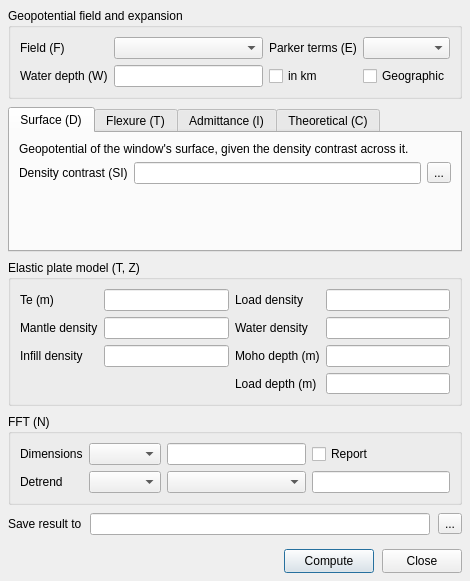
<?xml version="1.0" encoding="UTF-8"?>
<ui version="4.0">
 <class>GravFFTDialog</class>
 <widget class="QDialog" name="GravFFTDialog">
  <property name="geometry">
   <rect>
    <x>0</x>
    <y>0</y>
    <width>470</width>
    <height>580</height>
   </rect>
  </property>
  <property name="windowTitle">
   <string>gravfft</string>
  </property>
  <layout class="QVBoxLayout" name="mainVerticalLayout">
   <property name="spacing">
    <number>8</number>
   </property>
   <property name="margin" stdset="0">
    <number>8</number>
   </property>
   <item>
    <widget class="QGroupBox" name="gb_common">
     <property name="title">
      <string>Geopotential field and expansion</string>
     </property>
     <layout class="QGridLayout" name="gridLayout_common">
      <item row="0" column="0">
       <widget class="QLabel" name="lb_field"><property name="text"><string>Field (F)</string></property></widget>
      </item>
      <item row="0" column="1">
       <widget class="QComboBox" name="cb_field">
        <property name="toolTip"><string>What to compute: free-air anomaly (with or without the slab / zero far-field correction), Bouguer, geoid, vertical gravity gradient or a deflection of the vertical</string></property>
       </widget>
      </item>
      <item row="0" column="2">
       <widget class="QLabel" name="lb_terms"><property name="text"><string>Parker terms (E)</string></property></widget>
      </item>
      <item row="0" column="3">
       <widget class="QComboBox" name="cb_terms">
        <property name="minimumSize"><size><width>60</width><height>0</height></size></property>
        <property name="toolTip"><string>Number of terms of the Parker expansion [3]. Limited to 10.</string></property>
       </widget>
      </item>
      <item row="1" column="0">
       <widget class="QLabel" name="lb_level"><property name="text"><string>Water depth (W)</string></property></widget>
      </item>
      <item row="1" column="1">
       <widget class="QLineEdit" name="edit_level">
        <property name="toolTip"><string>Water depth, or observation level, relative to the topography [0]. Positive.</string></property>
       </widget>
      </item>
      <item row="1" column="2">
       <widget class="QCheckBox" name="chk_levelkm">
        <property name="toolTip"><string>The depth above is in km instead of m</string></property>
        <property name="text"><string>in km</string></property>
       </widget>
      </item>
      <item row="1" column="3">
       <widget class="QCheckBox" name="chk_geog">
        <property name="toolTip"><string>Grid is in degrees: convert to meters with a "Flat Earth" approximation (-fg)</string></property>
        <property name="text"><string>Geographic</string></property>
       </widget>
      </item>
     </layout>
    </widget>
   </item>
   <item>
    <widget class="QTabWidget" name="tabs_mode">
     <property name="currentIndex">
      <number>0</number>
     </property>
     <widget class="QWidget" name="tab_surface">
      <attribute name="title"><string>Surface (D)</string></attribute>
      <layout class="QVBoxLayout" name="verticalLayout_surface">
       <item>
        <widget class="QLabel" name="lb_surface_help">
         <property name="text"><string>Geopotential of the window's surface, given the density contrast across it.</string></property>
         <property name="wordWrap"><bool>true</bool></property>
        </widget>
       </item>
       <item>
        <layout class="QHBoxLayout" name="horizontalLayout_density">
         <item>
          <widget class="QLabel" name="lb_density"><property name="text"><string>Density contrast (SI)</string></property></widget>
         </item>
         <item>
          <widget class="QLineEdit" name="edit_density">
           <property name="toolTip"><string>A constant density contrast in kg/m^3, or a co-registered grid holding a variable one. Double-click to browse for a grid.</string></property>
          </widget>
         </item>
         <item>
          <widget class="QToolButton" name="btn_density">
           <property name="text"><string>...</string></property>
          </widget>
         </item>
        </layout>
       </item>
       <item>
        <spacer name="verticalSpacer_surface">
         <property name="orientation"><enum>Qt::Orientation::Vertical</enum></property>
         <property name="sizeHint" stdset="0"><size><width>20</width><height>10</height></size></property>
        </spacer>
       </item>
      </layout>
     </widget>
     <widget class="QWidget" name="tab_flexure">
      <attribute name="title"><string>Flexure (T)</string></attribute>
      <layout class="QVBoxLayout" name="verticalLayout_flexure">
       <item>
        <widget class="QLabel" name="lb_flexure_help">
         <property name="text"><string>Isostatic compensation of the window's topography on the elastic plate set below.</string></property>
         <property name="wordWrap"><bool>true</bool></property>
        </widget>
       </item>
       <item>
        <widget class="QCheckBox" name="chk_moho">
         <property name="toolTip"><string>Write the Moho's own geopotential effect (T ... +m). Needs the Moho depth.</string></property>
         <property name="text"><string>Moho's geopotential effect (+m)</string></property>
        </widget>
       </item>
       <item>
        <widget class="QCheckBox" name="chk_flextopo">
         <property name="toolTip"><string>Write the flexural topography (the "gravimetric Moho", z positive up) instead of a field (Q)</string></property>
         <property name="text"><string>Flexural topography (Q)</string></property>
        </widget>
       </item>
       <item>
        <widget class="QCheckBox" name="chk_subplate">
         <property name="toolTip"><string>Field due to a subplate load under the current bathymetry (S). Needs both compensation depths; the Parker expansion is restricted to one term.</string></property>
         <property name="text"><string>Subplate load response (S)</string></property>
        </widget>
       </item>
       <item>
        <spacer name="verticalSpacer_flexure">
         <property name="orientation"><enum>Qt::Orientation::Vertical</enum></property>
         <property name="sizeHint" stdset="0"><size><width>20</width><height>10</height></size></property>
        </spacer>
       </item>
      </layout>
     </widget>
     <widget class="QWidget" name="tab_admitt">
      <attribute name="title"><string>Admittance (I)</string></attribute>
      <layout class="QVBoxLayout" name="verticalLayout_admitt">
       <item>
        <layout class="QHBoxLayout" name="horizontalLayout_grid2">
         <item>
          <widget class="QLabel" name="lb_grid2"><property name="text"><string>Gravity/geoid grid</string></property></widget>
         </item>
         <item>
          <widget class="QLineEdit" name="edit_grid2">
           <property name="toolTip"><string>The second grid: gravity or geoid over the SAME region and geometry as this window's grid. Double-click to browse.</string></property>
          </widget>
         </item>
         <item>
          <widget class="QToolButton" name="btn_grid2">
           <property name="text"><string>...</string></property>
          </widget>
         </item>
        </layout>
       </item>
       <item>
        <layout class="QHBoxLayout" name="horizontalLayout_iflags">
         <item>
          <widget class="QCheckBox" name="chk_coherence">
           <property name="toolTip"><string>Compute the coherence instead of the admittance (c)</string></property>
           <property name="text"><string>Coherence</string></property>
          </widget>
         </item>
         <item>
          <widget class="QCheckBox" name="chk_wavelength">
           <property name="toolTip"><string>Write wavelength instead of wavenumber (w)</string></property>
           <property name="text"><string>Wavelength</string></property>
          </widget>
         </item>
         <item>
          <widget class="QCheckBox" name="chk_km">
           <property name="toolTip"><string>Wavelength in km instead of m (k)</string></property>
           <property name="text"><string>in km</string></property>
          </widget>
         </item>
         <item>
          <spacer name="horizontalSpacer_iflags">
           <property name="orientation"><enum>Qt::Orientation::Horizontal</enum></property>
           <property name="sizeHint" stdset="0"><size><width>20</width><height>20</height></size></property>
          </spacer>
         </item>
        </layout>
       </item>
       <item>
        <layout class="QHBoxLayout" name="horizontalLayout_theomodel">
         <item>
          <widget class="QLabel" name="lb_theomodel"><property name="text"><string>Theoretical curve</string></property></widget>
         </item>
         <item>
          <widget class="QComboBox" name="cb_theomodel">
           <property name="toolTip"><string>Add a fourth column with the theoretical admittance of the elastic plate model set below (t = loading from top, b = loading from below). Only for the free-air anomaly or the geoid.</string></property>
          </widget>
         </item>
         <item>
          <spacer name="horizontalSpacer_theomodel">
           <property name="orientation"><enum>Qt::Orientation::Horizontal</enum></property>
           <property name="sizeHint" stdset="0"><size><width>20</width><height>20</height></size></property>
          </spacer>
         </item>
        </layout>
       </item>
      </layout>
     </widget>
     <widget class="QWidget" name="tab_theo">
      <attribute name="title"><string>Theoretical (C)</string></attribute>
      <layout class="QVBoxLayout" name="verticalLayout_theo">
       <item>
        <widget class="QLabel" name="lb_theo_help">
         <property name="text"><string>Only the theoretical admittance curve of the model below — no grid is read.</string></property>
         <property name="wordWrap"><bool>true</bool></property>
        </widget>
       </item>
       <item>
        <layout class="QGridLayout" name="gridLayout_theo">
         <item row="0" column="0">
          <widget class="QLabel" name="lb_cn"><property name="text"><string>Points</string></property></widget>
         </item>
         <item row="0" column="1">
          <widget class="QLineEdit" name="edit_cn">
           <property name="toolTip"><string>Number of points of the curve. Points x wavelength is the profile length in meters.</string></property>
          </widget>
         </item>
         <item row="0" column="2">
          <widget class="QLabel" name="lb_clambda"><property name="text"><string>Wavelength (m)</string></property></widget>
         </item>
         <item row="0" column="3">
          <widget class="QLineEdit" name="edit_clambda">
           <property name="toolTip"><string>Wavelength increment in meters</string></property>
          </widget>
         </item>
         <item row="1" column="0">
          <widget class="QLabel" name="lb_cdepth"><property name="text"><string>Mean depth (m)</string></property></widget>
         </item>
         <item row="1" column="1">
          <widget class="QLineEdit" name="edit_cdepth">
           <property name="toolTip"><string>Mean water depth in meters</string></property>
          </widget>
         </item>
         <item row="1" column="2">
          <widget class="QLabel" name="lb_cmodel"><property name="text"><string>Model</string></property></widget>
         </item>
         <item row="1" column="3">
          <widget class="QComboBox" name="cb_cmodel">
           <property name="toolTip"><string>Loading from top (elastic plate) or loading from below (sub-surface load)</string></property>
          </widget>
         </item>
        </layout>
       </item>
       <item>
        <widget class="QCheckBox" name="chk_cwave">
         <property name="toolTip"><string>Write wavelength instead of frequency (w)</string></property>
         <property name="text"><string>Wavelength instead of frequency</string></property>
        </widget>
       </item>
      </layout>
     </widget>
    </widget>
   </item>
   <item>
    <widget class="QGroupBox" name="gb_plate">
     <property name="title">
      <string>Elastic plate model (T, Z)</string>
     </property>
     <layout class="QGridLayout" name="gridLayout_plate">
      <item row="0" column="0">
       <widget class="QLabel" name="lb_te"><property name="text"><string>Te (m)</string></property></widget>
      </item>
      <item row="0" column="1">
       <widget class="QLineEdit" name="edit_te">
        <property name="toolTip"><string>Elastic thickness in meters. Zero gives the Airy response; a value &gt; 1e10 is taken as the flexural rigidity.</string></property>
       </widget>
      </item>
      <item row="0" column="2">
       <widget class="QLabel" name="lb_rhol"><property name="text"><string>Load density</string></property></widget>
      </item>
      <item row="0" column="3">
       <widget class="QLineEdit" name="edit_rhol">
        <property name="toolTip"><string>Density of the load, SI (e.g. 2700)</string></property>
       </widget>
      </item>
      <item row="1" column="0">
       <widget class="QLabel" name="lb_rhom"><property name="text"><string>Mantle density</string></property></widget>
      </item>
      <item row="1" column="1">
       <widget class="QLineEdit" name="edit_rhom">
        <property name="toolTip"><string>Density of the mantle, SI (e.g. 3300)</string></property>
       </widget>
      </item>
      <item row="1" column="2">
       <widget class="QLabel" name="lb_rhow"><property name="text"><string>Water density</string></property></widget>
      </item>
      <item row="1" column="3">
       <widget class="QLineEdit" name="edit_rhow">
        <property name="toolTip"><string>Density of the water layer, SI (e.g. 1035)</string></property>
       </widget>
      </item>
      <item row="2" column="0">
       <widget class="QLabel" name="lb_rhoi"><property name="text"><string>Infill density</string></property></widget>
      </item>
      <item row="2" column="1">
       <widget class="QLineEdit" name="edit_rhoi">
        <property name="toolTip"><string>Optional density of the material filling the flexural depression [same as the load]</string></property>
       </widget>
      </item>
      <item row="2" column="2">
       <widget class="QLabel" name="lb_zm"><property name="text"><string>Moho depth (m)</string></property></widget>
      </item>
      <item row="2" column="3">
       <widget class="QLineEdit" name="edit_zm">
        <property name="toolTip"><string>Average Moho compensation depth, positive down (Z)</string></property>
       </widget>
      </item>
      <item row="3" column="2">
       <widget class="QLabel" name="lb_zl"><property name="text"><string>Load depth (m)</string></property></widget>
      </item>
      <item row="3" column="3">
       <widget class="QLineEdit" name="edit_zl">
        <property name="toolTip"><string>Average depth of the sub-surface load, only for the "loading from below" model (Z zm/zl)</string></property>
       </widget>
      </item>
     </layout>
    </widget>
   </item>
   <item>
    <widget class="QGroupBox" name="gb_fft">
     <property name="title">
      <string>FFT (N)</string>
     </property>
     <layout class="QGridLayout" name="gridLayout_fft">
      <item row="0" column="0">
       <widget class="QLabel" name="lb_fftdim"><property name="text"><string>Dimensions</string></property></widget>
      </item>
      <item row="0" column="1">
       <widget class="QComboBox" name="cb_fftdim">
        <property name="toolTip"><string>How the FFT grid size is chosen. The default balances speed and accuracy.</string></property>
       </widget>
      </item>
      <item row="0" column="2">
       <widget class="QLineEdit" name="edit_fftdims">
        <property name="toolTip"><string>nx/ny of the FFT array, only for "given below". Must be &gt;= the grid size.</string></property>
       </widget>
      </item>
      <item row="0" column="3">
       <widget class="QCheckBox" name="chk_fftverbose">
        <property name="toolTip"><string>Report the dimensions actually used (+v)</string></property>
        <property name="text"><string>Report</string></property>
       </widget>
      </item>
      <item row="1" column="0">
       <widget class="QLabel" name="lb_detrend"><property name="text"><string>Detrend</string></property></widget>
      </item>
      <item row="1" column="1">
       <widget class="QComboBox" name="cb_detrend">
        <property name="toolTip"><string>What is removed before the FFT. gravfft's own default is the mid value (Parker).</string></property>
       </widget>
      </item>
      <item row="1" column="2">
       <widget class="QComboBox" name="cb_extend">
        <property name="toolTip"><string>How the grid is extended to the FFT size before tapering</string></property>
       </widget>
      </item>
      <item row="1" column="3">
       <widget class="QLineEdit" name="edit_taper">
        <property name="toolTip"><string>Taper width in percent of the margin [100]</string></property>
       </widget>
      </item>
     </layout>
    </widget>
   </item>
   <item>
    <layout class="QHBoxLayout" name="horizontalLayout_out">
     <item>
      <widget class="QLabel" name="lb_out"><property name="text"><string>Save result to</string></property></widget>
     </item>
     <item>
      <widget class="QLineEdit" name="edit_outfile">
       <property name="toolTip"><string>Optional output file (a grid, or a table for the admittance/coherence). Leave empty to keep the result only in this session.</string></property>
      </widget>
     </item>
     <item>
      <widget class="QToolButton" name="btn_outfile">
       <property name="text"><string>...</string></property>
      </widget>
     </item>
    </layout>
   </item>
   <item>
    <spacer name="verticalSpacer_bottom">
     <property name="orientation"><enum>Qt::Orientation::Vertical</enum></property>
     <property name="sizeType"><enum>QSizePolicy::Policy::Fixed</enum></property>
     <property name="sizeHint" stdset="0"><size><width>20</width><height>6</height></size></property>
    </spacer>
   </item>
   <item>
    <layout class="QHBoxLayout" name="horizontalLayout_buttons">
     <item>
      <spacer name="buttonsSpacer">
       <property name="orientation"><enum>Qt::Orientation::Horizontal</enum></property>
       <property name="sizeHint" stdset="0"><size><width>40</width><height>20</height></size></property>
      </spacer>
     </item>
     <item>
      <widget class="QPushButton" name="push_compute">
       <property name="minimumSize"><size><width>90</width><height>24</height></size></property>
       <property name="text"><string>Compute</string></property>
      </widget>
     </item>
     <item>
      <widget class="QPushButton" name="push_close">
       <property name="minimumSize"><size><width>70</width><height>24</height></size></property>
       <property name="text"><string>Close</string></property>
      </widget>
     </item>
    </layout>
   </item>
  </layout>
 </widget>
 <resources/>
 <connections/>
</ui>
